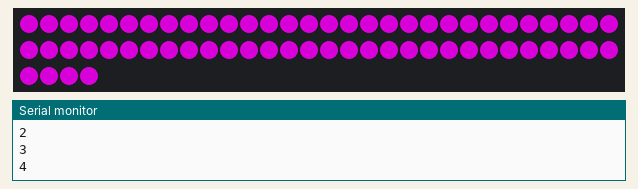
Simulated run of this program. Board: ESP32. Parts: 64 RGB LEDs in strip order, left to right, continuing on the next row, the last lines printed to the serial monitor. Dim RGB values are drawn brighter than linear; random numbers use the default seed unless the program sets one.

Above: at 1.63 s.
At 5.7 s:
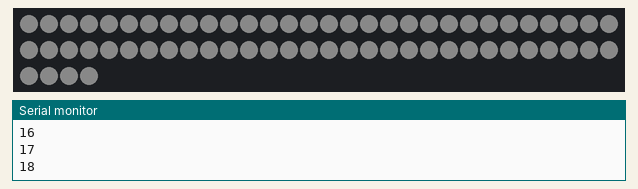
At 14.36 s:
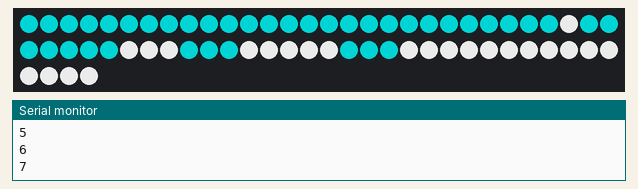
At 18.23 s:
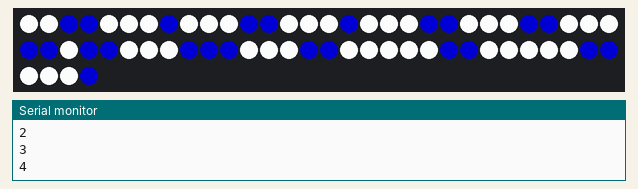
At 31.37 s:
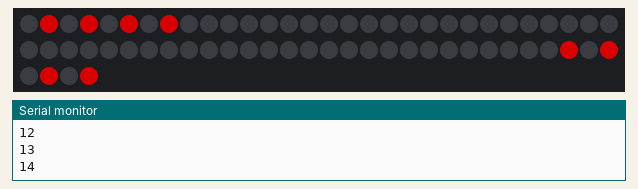
At 39.32 s:
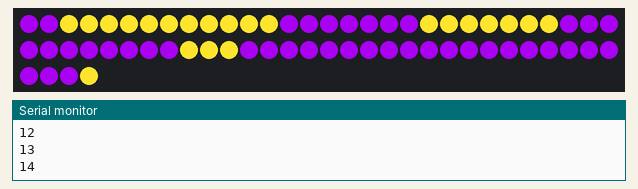

The program:

main.cpp
```cpp
#include "cs-matrix/CSMatrix.h"
#include <Arduino.h>
#include <FastLED.h>

#define TOTAL_LEDS 64
#define BRIGHTNESS 64

CRGB leds[TOTAL_LEDS];
CSMatrix matrix = CSMatrix(leds, TOTAL_LEDS);

void setup()
{
  Serial.begin(115200);
  matrix.begin();
}

void loop()
{
  // matrix.runRandom();
  matrix.runPattern(PATTERN_RINGS, 3, CRGB::DeepSkyBlue, CRGB::DarkMagenta);
  delay(300);
  matrix.runPattern(PATTERN_SHOOTING_STARS, 2, CRGB::Black, CRGB(10, 10, 10));
  delay(300);
  matrix.runPattern(PATTERN_SHOOTING_STARS, 2, CRGB::Fuchsia, CRGB(10, 10, 10));
  delay(300);
  matrix.runPattern(PATTERN_PEAK_AND_VALLEY, 5, CRGB::Silver, CRGB::Teal);
  delay(300);
  matrix.runPattern(PATTERN_ZIG_ZAG, 7, CRGB::Navy, CRGB::WhiteSmoke);
  delay(300);
  matrix.runPattern(PATTERN_ARROW_UP, 2, CRGB::Black, CRGB::DarkViolet);
  delay(300);
  matrix.runPattern(PATTERN_RETICLE, 3, CRGB::Chocolate, CRGB(1, 1, 1));
  delay(300);
  matrix.runPattern(PATTERN_PILLARS, 5, CRGB::DarkRed, CRGB::Black);
  delay(300);
  matrix.runPattern(PATTERN_FAT_STRIPES, 5, CRGB::DarkViolet, CRGB::FairyLight);
  delay(300);
  matrix.runPattern(PATTERN_SPINNER, 3, CRGB::Olive, CRGB::MidnightBlue);
  delay(300);
}
```

CSMatrix.cpp
```cpp
#include "CSMatrix.h"
#include "helpers.h"
#include "patterns.h"

CRGB getRandomColor()
{
  return CRGB(random(0, 255), random(0, 255), random(0, 255));
}

void CSMatrix::setOnColor(CRGB color)
{
  _onColor = color;
}

void CSMatrix::setOffColor(CRGB color)
{
  _offColor = color;
}

void CSMatrix::runRandom()
{
  for (int i = 0; i < _totalLeds; i++)
  {
    _matrix[i] = getRandomColor();
    delay(50);
    FastLED.show();
  }
  for (int i = 0; i < _totalLeds; i++)
  {
    _matrix[i] = CRGB::Black;
    delay(50);
    FastLED.show();
  }
}

void CSMatrix::runPattern(PATTERNS pattern)
{
  runPattern(pattern, 1);
}

void CSMatrix::runPattern(PATTERNS pattern, CRGB onColor, CRGB offColor)
{
  runPattern(pattern, 1, onColor, offColor);
}

void CSMatrix::runPattern(PATTERNS pattern, uint8_t count, CRGB onColor, CRGB offColor)
{
  _onColor = onColor;
  _offColor = offColor;

  runPattern(pattern, count);
}
void CSMatrix::runPattern(PATTERNS pattern, uint8_t totalRuns)
{
  for (uint8_t i = 0; i < totalRuns; i++)
  {
    switch (pattern)
    {
    case PATTERN_ZIG_ZAG:
      runTwoColorPattern(SPACED_STRIPES, SPACED_STRIPES_LEN, 100);
      // runPatternSpacedStripes();
      break;
    case PATTERN_ARROW_UP:
      runTwoColorPattern(ARROW_UP, ARROW_UP_LEN, 100);
      break;
    case PATTERN_PILLARS:
      runTwoColorPattern(PILLARS, PILLARS_LEN, 100);
      break;
    case PATTERN_FAT_STRIPES:
      runTwoColorPattern(FAT_STRIPES, FAT_STRIPES_LEN, 100);
      break;
    case PATTERN_SPINNER:
      runTwoColorPattern(SPINNER, SPINNER_LEN, 100);
      break;
    case PATTERN_PEAK_AND_VALLEY:
      runTwoColorPattern(PEAK_AND_VALLEY, PEAK_AND_VALLEY_LEN, 100);
      break;
    case PATTERN_SHOOTING_STARS:
      runTwoColorPattern(SHOOTING_STARS, SHOOTING_STARS_LEN, 100);
      break;
    case PATTERN_RINGS:
      runTwoColorPattern(RINGS, RINGS_LEN, 100);
      break;
    case PATTERN_RETICLE:
      runTwoColorPattern(RETICLE, RETICLE_LEN, 100);
      break;
    }
  }
}

void CSMatrix::renderFrame(const byte *frame)
{
  for (uint8_t i = 0; i < 8; i++)
  {
    byte state = frame[i];
    if (i % 2 != 0)
    {
      state = reverseByte(frame[i]);
    }

    renderRow(i, state);
  }
}

void CSMatrix::renderRow(uint8_t row, byte rowState)
{
  for (uint8_t i = 0; i < 8; i++)
  {
    boolean currentBit = (_BV(i) & rowState) > 0;
    // Serial.print("current bit: ");
    // Serial.print(currentBit);
    // Serial.print(", row: ");
    // Serial.print(row * 8);
    // Serial.print(", pixel: ");
    // Serial.println((row * 8) + i);
    if (currentBit)
    {
      _matrix[(row * 8) + i] = _onColor;
    }
    else
    {
      _matrix[(row * 8) + i] = _offColor;
    }
  }
}

void CSMatrix::runTwoColorPattern(const byte *frames, const int length, int delayDuration)
{
  for (uint8_t i = 0; i < length; i++)
  {
    Serial.println(i);
    renderFrame(&frames[i * 8]);
    FastLED.show();
    delay(delayDuration);
  }
}
```

CSMatrix.h
```cpp
#ifndef CSMATRIX_H
#define CSMATRIX_H

#include <FastLED.h>

#define LED_PIN 12

enum PATTERNS
{
  PATTERN_ZIG_ZAG,
  PATTERN_ARROW_UP,
  PATTERN_PILLARS,
  PATTERN_FAT_STRIPES,
  PATTERN_SPINNER,
  PATTERN_PEAK_AND_VALLEY,
  PATTERN_SHOOTING_STARS,
  PATTERN_RINGS,
  PATTERN_RETICLE
};

class CSMatrix
{
public:
  CSMatrix(CRGB *matrix, int totalLeds)
  {
    _matrix = matrix;
    _totalLeds = totalLeds;
  }

  void begin()
  {
    FastLED.addLeds<WS2811, LED_PIN, RGB>(_matrix, _totalLeds);
  }

  void runRandom();
  void setOnColor(CRGB color);
  void setOffColor(CRGB color);
  void runPattern(PATTERNS pattern);
  void runPattern(PATTERNS pattern, CRGB onColor, CRGB offColor);
  void runPattern(PATTERNS pattern, uint8_t count);
  void runPattern(PATTERNS pattern, uint8_t count, CRGB onColor, CRGB offColor);

private:
  int _totalLeds;
  CRGB *_matrix;
  CRGB _onColor = CRGB::Magenta;
  CRGB _offColor = CRGB::DarkGray;

  void renderFrame(const byte *frame);
  void renderRow(uint8_t row, byte rowState);

  void runTwoColorPattern(const byte *frames, const int length, int delayDuration);
};

#endif
```

helpers.h
```cpp
#ifndef CS_HELPERS_H
#define CS_HELPERS_H
#include <Arduino.h>

byte reverseByte(byte b)
{
  byte reversed = 0;
  for (uint8_t i = 0; i < 8; i++)
  {
    reversed <<= 1;
    reversed += (_BV(i) & b) > 0;
  }
  return reversed;
}
#endif
```

Source omitted: patterns.h (14159 bytes)

Measured:
- what the display in image 0 shows lasts 0.4 s, from 1.4 s to 1.8 s
